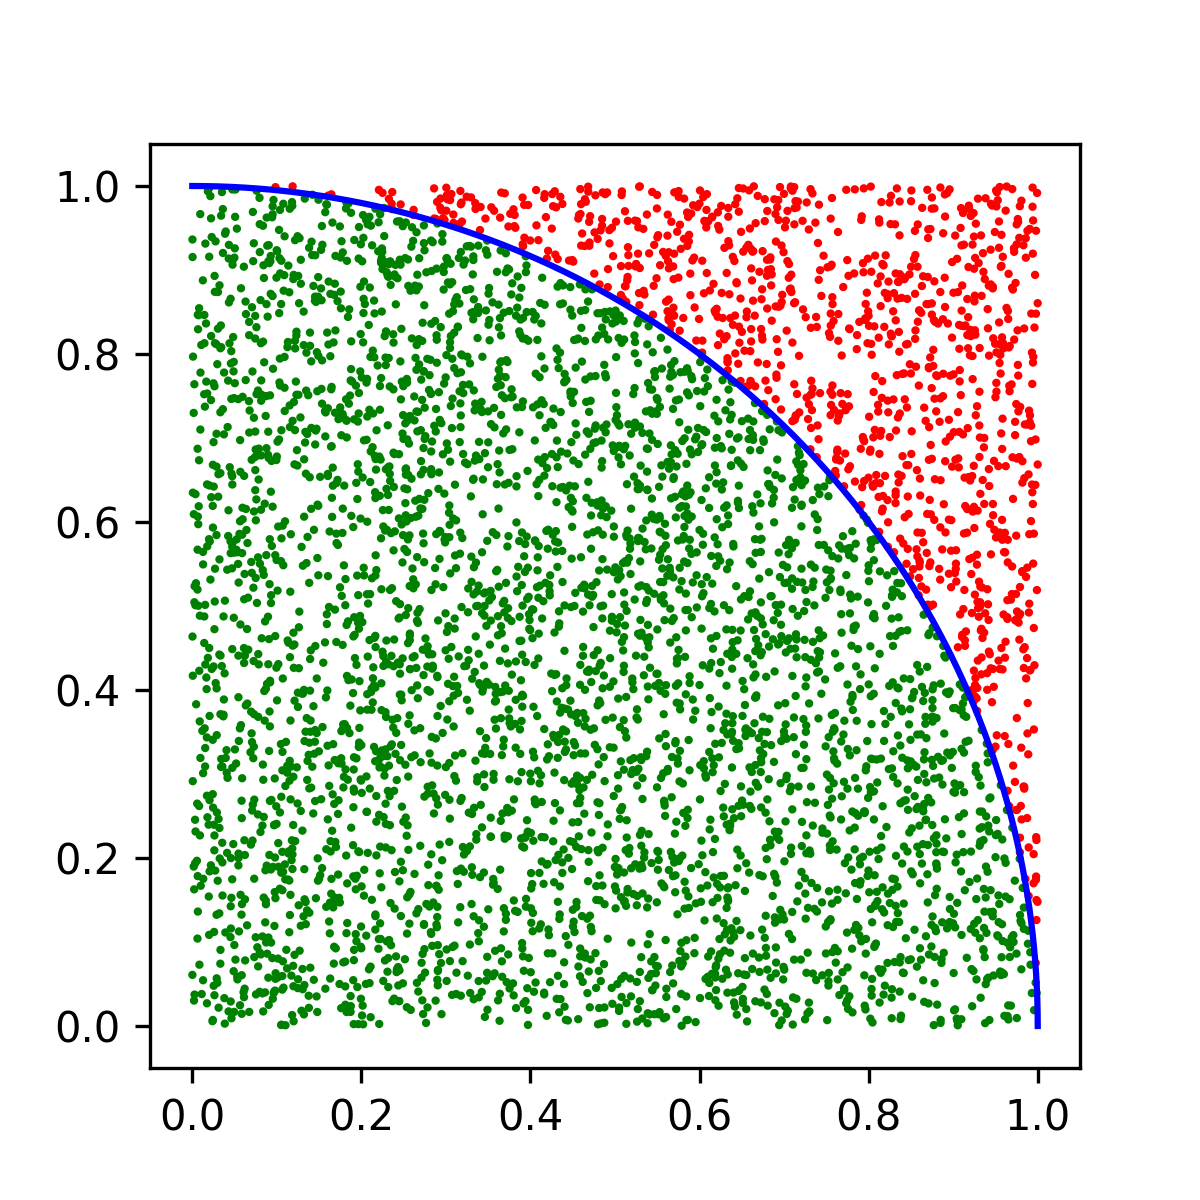

Recreate this plot in Python.
import numpy as np
import pandas as pd
import matplotlib.pyplot as plt
import os

ITER_TIME = 100

N_list = np.array([20, 50, 100, 200, 300, 500, 1000, 5000])

datas = pd.DataFrame()

for N in N_list:
    pi = np.empty(0)
    for it in range(ITER_TIME):
        X = np.random.rand(N)
        Y = np.random.rand(N)
        d = np.sqrt(np.square(X) + np.square(Y))
        inplace = np.where(d < 1, 1,
                           0).sum()  # Calculating random points inplace
        pi = np.append(pi, inplace / N * 4)
    datas = pd.concat([
        datas,
        pd.Series({
            'N': N,
            'Average': np.mean(pi),
            'Variance': np.var(pi)
        }).to_frame().T
    ])
    if N == N_list[-1]:
        fig = plt.figure(figsize=(4, 4))
        edge = np.linspace(0, np.pi / 2, 1000)
        plt.plot(np.cos(edge), np.sin(edge), color='blue')
        plt.scatter(X, Y, color=np.where(d < 1, 'green', 'red'), s=1)
        plt.savefig(os.path.dirname(__file__) + '/Exercise-1.png', dpi=300)
        print(datas)
        plt.show()
